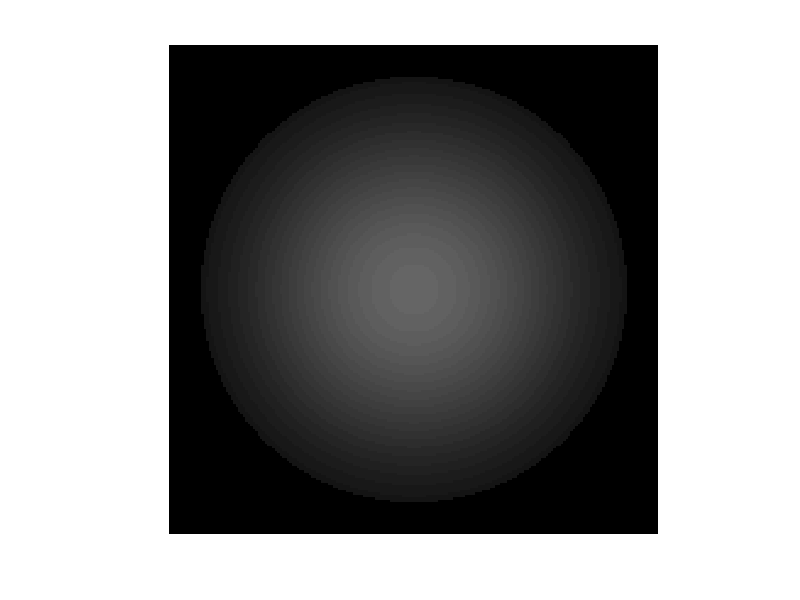
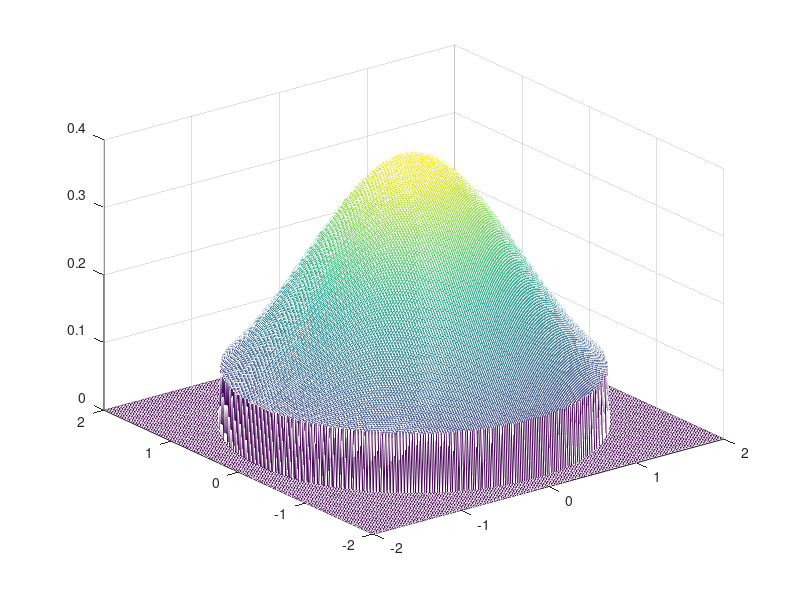

Here is the MATLAB script that generated these plots, in order:
%circular aperture with graded transmittance
N = 200;
x = linspace(-2,2,N);
y = x;
[X,Y] = meshgrid(x,y);

R= sqrt(X.^2 +Y.^2);
A=zeros(N,N);
A(find(R<1.75))=1;%aperture
a=1/(sqrt(2*pi));sigma=1;%c = sigma
z=a*exp(-(R).^2/(2*sigma^2));%gaussian function
z=z.*A;%apply gaussian transparency to aperture

figure (1);
imshow (z);
figure (2);
mesh(x,y,z);

I_img = uint8(z*255);
imwrite(I_img, "C:\Users\Faye\Documents\APPHY157\B\Module 1\gaussian.jpg");
imwrite(I_img, "C:\Users\Faye\Documents\APPHY157\B\Module 1\gaussian.png");
imwrite(I_img, "C:\Users\Faye\Documents\APPHY157\B\Module 1\gaussian.bmp");
imwrite(I_img, "C:\Users\Faye\Documents\APPHY157\B\Module 1\gaussian.tiff");